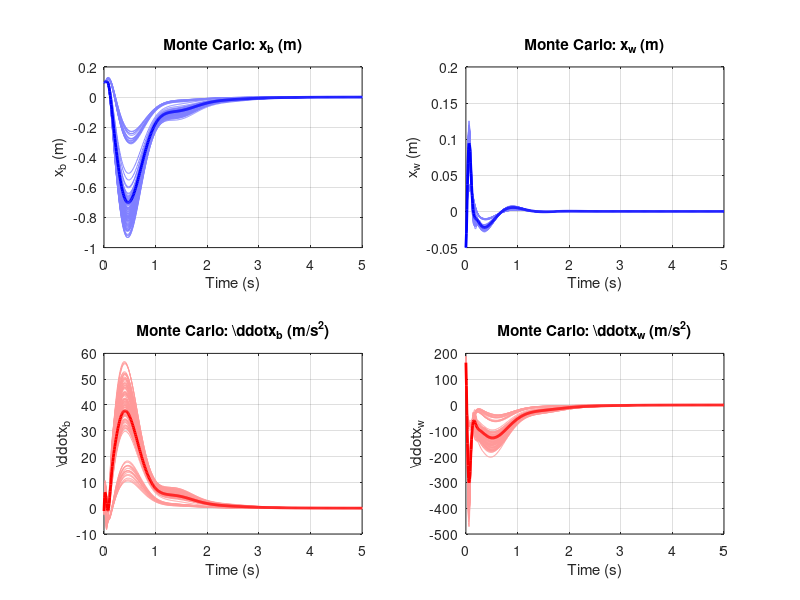
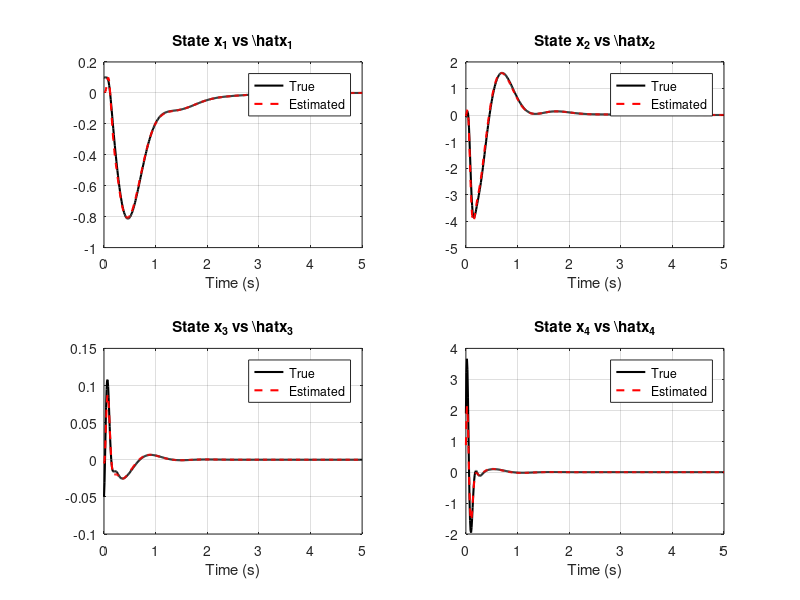
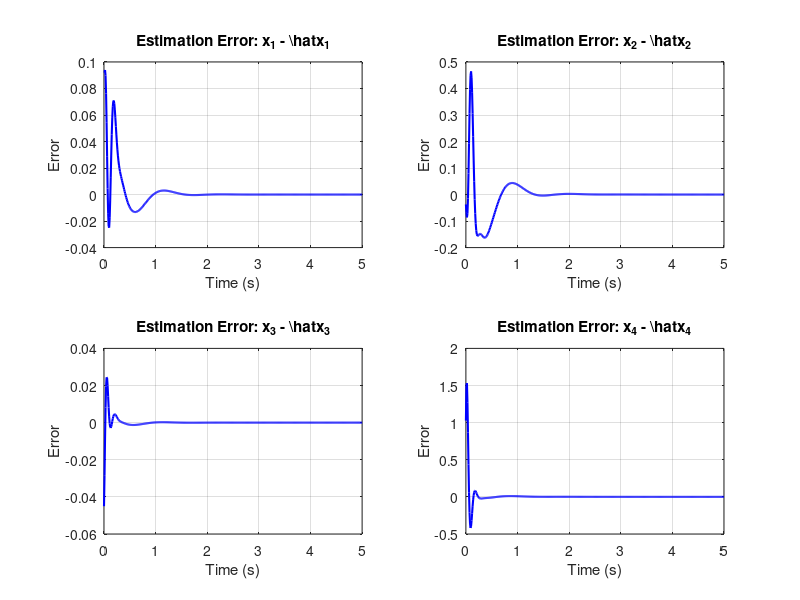

Here is the MATLAB script that generated these plots, in order:

%% --- Nominal Parameters ---
mb_nom = 300; mw_nom = 60;
ks_nom = 16000; kt_nom = 190000;
bs_nom = 1000;

%% --- Simulation Setup ---
N = 100;  % Monte Carlo runs
t = 0:0.01:5;
x0 = [0.1; 0; -0.05; 0];  % Initial condition

% Preallocate storage
x_b_all = zeros(length(t), N);
x_w_all = zeros(length(t), N);
acc_b_all = zeros(length(t), N);
acc_w_all = zeros(length(t), N);

% Observer storage for first run only (for plotting)
x_true_hist = zeros(length(t), 4);
x_hat_hist = zeros(length(t), 4);

for i = 1:N
    % --- Parameter perturbation (±10%) ---
    mb = mb_nom * (1 + 0.2*(rand - 0.5));
    mw = mw_nom * (1 + 0.2*(rand - 0.5));
    ks = ks_nom * (1 + 0.2*(rand - 0.5));
    kt = kt_nom * (1 + 0.2*(rand - 0.5));
    bs = bs_nom * (1 + 0.2*(rand - 0.5));

    % --- State-space matrices ---
    A = [  0,        1,         0,         0;
         -ks/mb, -bs/mb,  ks/mb,  bs/mb;
          0,        0,         0,         1;
          ks/mw,  bs/mw, -(ks + kt)/mw, -bs/mw ];

    B = [0; 1/mb; 0; -1/mw];
    C = eye(4);
    D = zeros(4,1);

    % --- Controller Pole Placement ---
    desired_poles = [-5 -6 -8 -10];
    K = place(A, B, desired_poles);
    A_cl = A - B*K;

    % --- Observer Design ---
    observer_poles = [-20 -25 -30 -35];   % faster than controller
    Ke = place(A', C', observer_poles)';
    L = Ke';

    % --- Initialize states ---
    x_true = x0;         % Actual system state
    x_hat = zeros(4,1);  % Estimated state

    x_b = zeros(length(t),1);
    x_w = zeros(length(t),1);
    acc_b = zeros(length(t),1);
    acc_w = zeros(length(t),1);

    for j = 1:length(t)
        % Control input based on estimated state
        u = -K * x_hat;

        % System dynamics (Euler integration)
        dx = A * x_true + B * u;
        x_true = x_true + dx * 0.01;

        % Observer dynamics
        y = C * x_true;
        y_hat = C * x_hat;
        dx_hat = A * x_hat + B * u + L * (y - y_hat);
        x_hat = x_hat + dx_hat * 0.01;

        % Store body & wheel displacements
        x_b(j) = x_true(1);
        x_w(j) = x_true(3);

        % Compute accelerations
        acc_b(j) = (-ks*(x_true(1) - x_true(3)) - bs*(x_true(2) - x_true(4))) / mb;
        acc_w(j) = ( ks*(x_true(1) - x_true(3)) + bs*(x_true(2) - x_true(4)) - kt*x_true(3) ) / mw;

        % Save for plotting if first run
        if i == 1
            x_true_hist(j,:) = x_true';
            x_hat_hist(j,:) = x_hat';
        end
    end

    % Store for Monte Carlo results
    x_b_all(:,i) = x_b;
    x_w_all(:,i) = x_w;
    acc_b_all(:,i) = acc_b;
    acc_w_all(:,i) = acc_w;
end

%% --- Monte Carlo Plotting: Displacement & Acceleration ---
figure;
subplot(2,2,1);
plot(t, x_b_all, 'Color', [0.5 0.5 1]); hold on;
plot(t, mean(x_b_all,2), 'b', 'LineWidth', 2);
title('Monte Carlo: x_b (m)'); ylabel('x_b (m)'); xlabel('Time (s)'); grid on;

subplot(2,2,2);
plot(t, x_w_all, 'Color', [0.5 0.5 1]); hold on;
plot(t, mean(x_w_all,2), 'b', 'LineWidth', 2);
title('Monte Carlo: x_w (m)'); ylabel('x_w (m)'); xlabel('Time (s)'); grid on;

subplot(2,2,3);
plot(t, acc_b_all, 'Color', [1 0.6 0.6]); hold on;
plot(t, mean(acc_b_all,2), 'r', 'LineWidth', 2);
title('Monte Carlo: \ddot{x}_b (m/s^2)'); ylabel('\ddot{x}_b'); xlabel('Time (s)'); grid on;

subplot(2,2,4);
plot(t, acc_w_all, 'Color', [1 0.6 0.6]); hold on;
plot(t, mean(acc_w_all,2), 'r', 'LineWidth', 2);
title('Monte Carlo: \ddot{x}_w (m/s^2)'); ylabel('\ddot{x}_w'); xlabel('Time (s)'); grid on;

%% --- Observer Performance (First Simulation) ---
figure;
for k = 1:4
    subplot(2,2,k);
    plot(t, x_true_hist(:,k), 'k', 'LineWidth', 1.5); hold on;
    plot(t, x_hat_hist(:,k), '--r', 'LineWidth', 1.5);
    legend('True', 'Estimated');
    title(['State x_', num2str(k), ' vs \hat{x}_', num2str(k)]);
    xlabel('Time (s)');
    grid on;
end

figure;
for k = 1:4
    subplot(2,2,k);
    plot(t, x_true_hist(:,k) - x_hat_hist(:,k), 'b', 'LineWidth', 1.5);
    title(['Estimation Error: x_', num2str(k), ' - \hat{x}_', num2str(k)]);
    xlabel('Time (s)');
    ylabel('Error');
    grid on;
end
